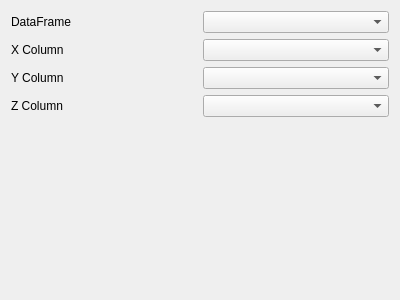
<?xml version="1.0" encoding="UTF-8"?>
<ui version="4.0">
 <class>DAChartAdd3DLineWidget</class>
 <widget class="QWidget" name="DAChartAdd3DLineWidget">
  <property name="geometry">
   <rect>
    <x>0</x>
    <y>0</y>
    <width>400</width>
    <height>300</height>
   </rect>
  </property>
  <property name="windowTitle">
   <string>Add 3D Line</string>
  </property>
  <layout class="QGridLayout" name="gridLayout">
   <item row="0" column="0">
    <widget class="QLabel" name="labelDataframe">
     <property name="text">
      <string>DataFrame</string>
     </property>
    </widget>
   </item>
   <item row="0" column="1">
    <widget class="QComboBox" name="comboBoxDataframe"/>
   </item>
   <item row="1" column="0">
    <widget class="QLabel" name="labelX">
     <property name="text">
      <string>X Column</string>
     </property>
    </widget>
   </item>
   <item row="1" column="1">
    <widget class="QComboBox" name="comboBoxX"/>
   </item>
   <item row="2" column="0">
    <widget class="QLabel" name="labelY">
     <property name="text">
      <string>Y Column</string>
     </property>
    </widget>
   </item>
   <item row="2" column="1">
    <widget class="QComboBox" name="comboBoxY"/>
   </item>
   <item row="3" column="0">
    <widget class="QLabel" name="labelZ">
     <property name="text">
      <string>Z Column</string>
     </property>
    </widget>
   </item>
   <item row="3" column="1">
    <widget class="QComboBox" name="comboBoxZ"/>
   </item>
   <item row="4" column="0" colspan="2">
    <spacer name="verticalSpacer">
     <property name="orientation">
      <enum>Qt::Vertical</enum>
     </property>
     <property name="sizeHint" stdset="0">
      <size>
       <width>20</width>
       <height>40</height>
      </size>
     </property>
    </spacer>
   </item>
  </layout>
 </widget>
 <resources/>
 <connections/>
</ui>
